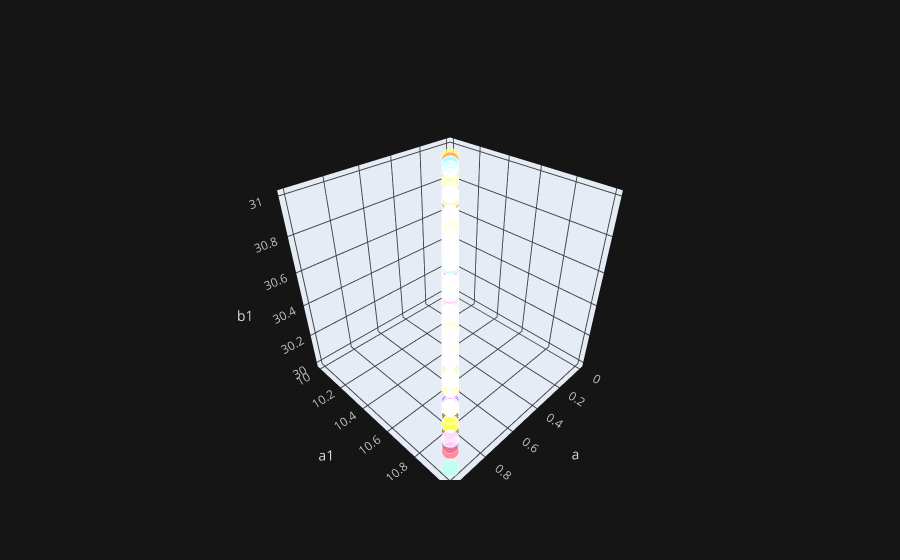

The cell this chart's notebook holds for it:
### Code cell
df.iplot(x="a",y="a1",z="b1",kind="scatter3d",xTitle="a",yTitle="a1",zTitle="b1")

### Figure 1 — Plotly figure (JSON) as saved in the notebook; plotly's stock layout.template omitted (floating-point values rounded to 4 significant figures; data arrays with more than 128 entries replaced by an {"elided": "..."} marker saying what was removed)
{"data": [{"marker": {"color": {"elided": "300 str values"}, "opacity": 0.8, "size": {"elided": "300 int values"}, "symbol": "circle"}, "mode": "markers", "text": {"elided": "300 str values"}, "type": "scatter3d", "x": {"elided": "300 float values"}, "y": {"elided": "300 float values"}, "z": {"elided": "300 float values"}}], "layout": {"legend": {"bgcolor": "#151516", "font": {"color": "#D9D9D9"}}, "paper_bgcolor": "#151516", "plot_bgcolor": "#151516", "scene": {"xaxis": {"gridcolor": "#434343", "showgrid": true, "tickfont": {"color": "#C2C2C2"}, "title": {"font": {"color": "#D9D9D9"}, "text": "a"}, "zerolinecolor": "#666570"}, "yaxis": {"gridcolor": "#434343", "showgrid": true, "tickfont": {"color": "#C2C2C2"}, "title": {"font": {"color": "#D9D9D9"}, "text": "a1"}, "zerolinecolor": "#666570"}, "zaxis": {"gridcolor": "#434343", "showgrid": true, "tickfont": {"color": "#C2C2C2"}, "title": {"font": {"color": "#D9D9D9"}, "text": "b1"}, "zerolinecolor": "#666570"}}, "title": {"font": {"color": "#D9D9D9"}}}}
